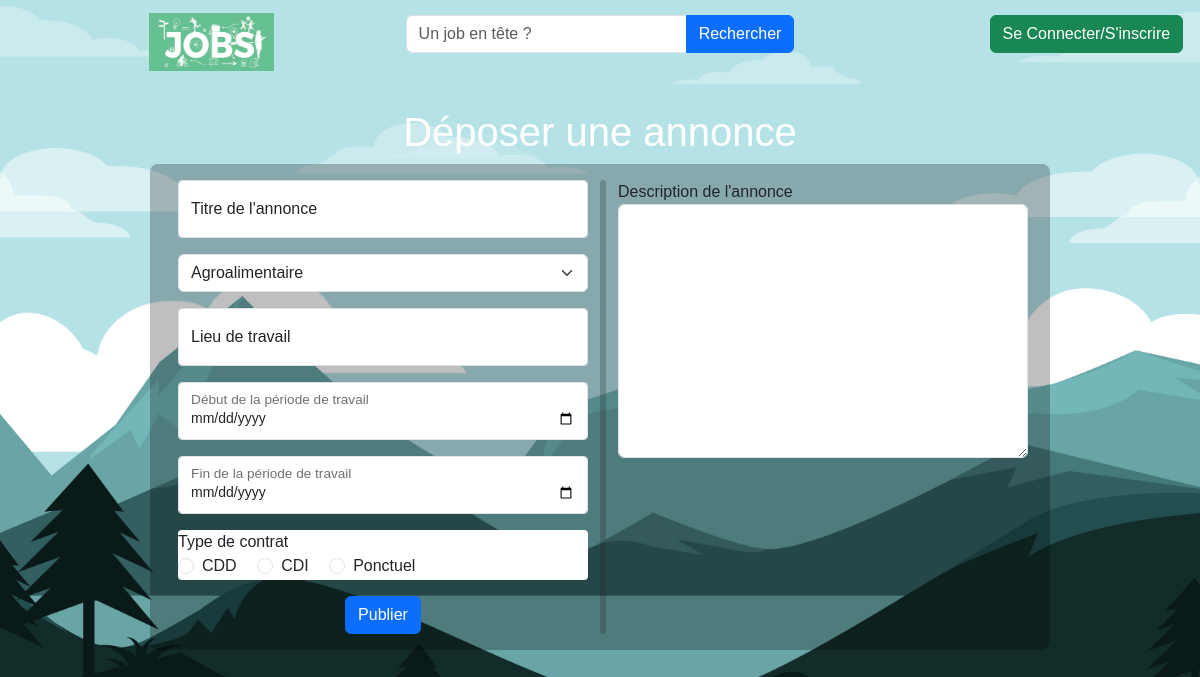
/controleur/depotAnnonces.php, run on the app's committed database.
### tables this page shows
CREATE TABLE `typecontrat` (
  `idContrat` int(11) NOT NULL,
  `intitContrat` varchar(15) NOT NULL
);

### controleur/depotAnnonces.php (called while the page is built, shortened)
<?php
require_once("modele/mod_activites.php");
require_once("modele/mod_type_contrat.php");
$activites = getAllActivities();
$typeContrats = getAllTypeContracts();
require_once('vue/vue_depotAnnonces.php');

### modele/mod_activites.php (called while the page is built, shortened)
<?php
function getAllActivities(){
    $bdd = db_connect();
    $req = $bdd->prepare("SELECT * FROM activite");
    if(!$req->execute()) return false;
    return !($result=$req->fetchAll(PDO::FETCH_ASSOC)) ? [] : $result;
}
?>

### modele/mod_type_contrat.php (called while the page is built, shortened)
<?php
function getAllTypeContracts(){
    $bdd = db_connect();
    $req = $bdd->prepare("SELECT * FROM typecontrat");
    if(!$req->execute()) return false;
    return !($result=$req->fetchAll(PDO::FETCH_ASSOC)) ? [] : $result;
}
?>

### vue/vue_depotAnnonces.php (the view, shortened to what this page needs)
<?php
    include "vue/vue_entete.php";
?>
<body>
<br>
    <h1 class="text-center text-white">Déposer une annonce</h1>
      <form action="" method="post" class="rounded-3 col-md-8 row flex-nowrap bg-black bg-opacity-25 w-75 mx-auto p-3 align-self-center">
        <div class="col-md-6 align-self-center">
        <div class="col">
            <div class="form-floating mb-3">
              <input type="text" name="titre" class="form-control form-control-sm" id="floatingInput" placeholder="name@example.com" required>
              <label for="floatingInput">Titre de l'annonce</label>
            </div>
            <div class="mb-3">
              <select class="form-select" name="activite">
                <?php foreach($activites as $act): ?>
                <option value="<?= $act["idAct"] ?>"><?= $act["intitAct"] ?></option>
                <?php endforeach; ?>
              </select>
            </div>
            <div class="form-floating mb-3">
              <input type="text" class="form-control form-control-sm" name="lieuTravail" id="floatingInput" placeholder="name@example.com" required>
              <label for="floatingInput">Lieu de travail</label>
            </div>
            <div class="form-floating mb-3">
              <input type="date" name="debutPeriode" class="form-control form-control-sm" id="floatingInput" placeholder="name@example.com" required>
              <label for="floatingInput">Début de la période de travail</label>
            </div>
            <div class="form-floating mb-3">
              <input type="date" name="finPeriode" class="form-control form-control-sm" id="floatingInput" placeholder="name@example.com" required>
              <label for="floatingInput">Fin de la période de travail</label>
            </div>
            <div class="mb-3 bg-white rounded-1">
              <label>Type de contrat</label>
              <br>
              <?php foreach($typeContrats as $contrat): ?>
              <div class="form-check form-check-inline">
                <input class="form-check-input margin-" type="radio" name="typeContrat" value="<?= $contrat["idContrat"] ?>">
                <label class="form-check-label"><?= $contrat["intitContrat"] ?></label>
              </div>
              <?php endforeach; ?>
            </div>
            <div class="text-center">
              <input class="btn btn-primary align-self-center" type="submit" value="Publier">
            </div>
          </div>
        </div>
        <div class="vr border-3 border border-dark rounded-4 p-0"></div>
        <div class="col-md-6">
        <div class="form-group">
            <label for="floatingTextarea">Description de l'annonce</label>
            <textarea name="description" class="form-control rs-none" id="exampleFormControlTextarea1" rows="10"></textarea>
          </div>
        </div>
  </body>
</html>

### vue/css/style.css (style rules this page uses)
* { margin: 0; padding: 0; box-sizing: border-box; font-family: sans-serif; }
body { background:url("../images/wallpaper2.jpg") no-repeat; height: 100vh; background-size: cover; background-position: center center; background-attachment: fixed; display: flex; flex-direction: column; align-items: center; position: relative; padding: 15px; }

### data on the page
typecontrat: intitContrat "CDD"
typecontrat: intitContrat "CDI"
typecontrat: intitContrat "Ponctuel"

### other printed values
form field activite "Agroalimentaire"
